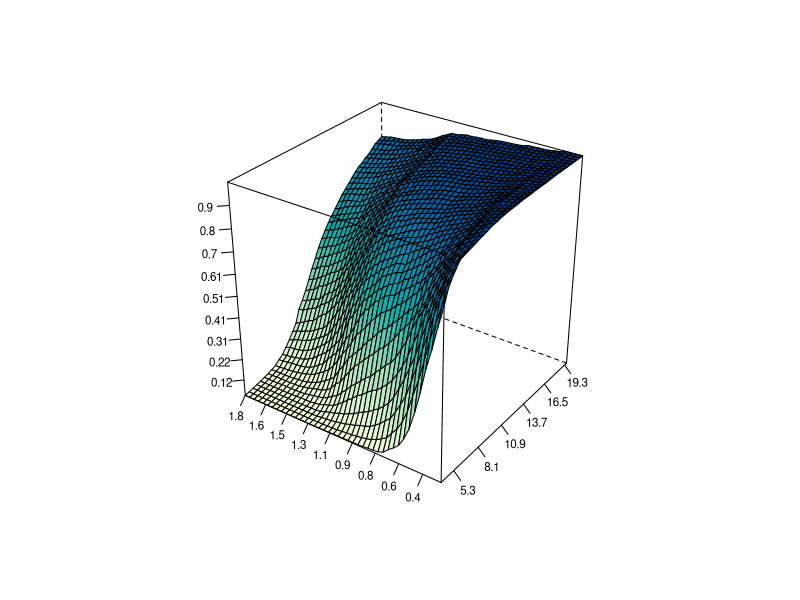

Reproduce this figure in R.
rm(list = ls(all = TRUE))
graphics.off()


########################## SUBROUTINES ##########################

BondCoupon = function(Z, C, D, T, r, lambda, parlambda, distr, params, Tmax, N) {
    # computes price of the coupon-bearing CAT bond for the given claim amount distribution and non-homogeneous Poisson process
    # governing the flow of losses ---------------------------------------------------------------------------- y =
    # BondCoupon(Z,C,D,T,r,lambda,parlambda,distr,params,Tmax,N)
    # ---------------------------------------------------------------------------- Input: Parameter: Z Definition: scalar,
    # payment at maturity Parameter: C Definition: scalar, coupon payments (cease at the threshold time or Tmax) Parameter: D
    # Definition: n1 x 1 vector, threshold level Parameter: T Definition: n2 x 1 vector, time to expiry Parameter: r Definition:
    # scalar, continuously-compounded discount rate Parameter: lambda Definition: scalar, intensity function if lambda=0, a sine
    # function if lambda=1, a linear function if lambda=2, a sine square function Parameter: parlambda Definition: n x 1 vector,
    # parameters of the intensity function lambda (n=2 for lambda=1, n=3 otherwise) Parameter: distrib Definition: string, claim
    # size distribution Parameter: params Definition: n x 1 vector, parameters of the claim size distribution n = 1
    # (exponential) n = 2 (gamma, lognormal, Pareto, Weibull) n = 3 (Burr, mixofexps) Parameter: Tmax Definition: scalar, time
    # horizon Parameter: N Definition: scalar, number of trajectories
    # ---------------------------------------------------------------------------- Output: Parameter: y Definition: m x 3
    # matrix, the first column are times to bond's expiration, the second threshold levels and the third corresponding prices of
    # the bond ----------------------------------------------------------------------------
    
    if (lambda != 0 && lambda != 1 && lambda != 2) {
        stop("BondCoupon: Lambda must be either 0,1 or 2.")
    }
    if (length(Z) != 1) {
        stop("BondCoupon: payment at maturity Z needs to be a scalar")
    }
    if (length(C) != 1) {
        stop("BondCoupon: coupon payments C needs to be a scalar")
    }
    if (length(r) != 1) {
        stop("BondCoupon: discount rate needs to be a scalar")
    }
    if (length(D) == 1) {
        stop("BondCoupon: threshold level D needs to be a vector ")
    }
    if (length(T) == 1) {
        stop("BondCoupon: time to expiry T needs to be a vector ")
    }
    x = simNHPPALP(lambda, parlambda, distr, params, Tmax, N)
    Tl = length(T)
    Dl = length(D)
    y = matrix(0, Tl * Dl, 3)
    i = 1  #loop (times to maturity)
    j = 1  #loop (treshold levels)
    k = 1  #loop (trajectories)
    wyn = 0
    wyn2 = 0
    while (i <= Tl) {
        while (j <= Dl) {
            while (k <= N) {
                traj = cbind(x[, k, 1], x[, k, 2])
                if (traj[length(traj[which(traj[, 1] <= T[i]), 1]), 2] <= D[j]) {
                  wyn = wyn + (1 - exp(-r * T[i]))/r
                  wyn2 = wyn2 + 1
                } else {
                  wyn = wyn + (1 - exp(-r * traj[length(traj[which(traj[, 2] <= D[j])]), 1]))/r
                }
                k = k + 1
            }
            y[(i - 1) * Dl + j, 1] = T[i]
            y[(i - 1) * Dl + j, 2] = D[j]
            y[(i - 1) * Dl + j, 3] = C * wyn/N + Z * exp(-r * T[i]) * wyn2/N
            wyn = 0
            wyn2 = 0
            k = 1
            j = j + 1
        }
        j = 1
        i = i + 1
    }
    return(y)
}



Burrrnd = function(alpha, lambda, tau, n, m) {
    # BURRRND Random arrays from Burr distribution.  --------------------------------------------------------------------- R =
    # BURRRND(ALPHA,LAMBDA,TAU,N,M) returns an M-by-N array of random numbers chosen from the Burr distribution with parameters
    # ALPHA, LAMBDA, TAU.  --------------------------------------------------------------------- The default values for the
    # parameters ALPHA, LAMBDA, TAU, M, N are 1, 1, 2, 1, 1, respectively.  BURRRND uses the inversion method.
    # ---------------------------------------------------------------------
    
    
    if (missing(m)) {
        m = 1
    }
    if (missing(n)) {
        n = 1
    }
    if (missing(tau)) {
        tau = 2
    }
    if (missing(lambda)) {
        lambda = 1
    }
    if (missing(alpha)) {
        alpha = 1
    }
    u = matrix(0, n, m)
    for (i in 1:m) {
        u[, i] = (lambda * (runif(n, 0, 1)^(-1/alpha) - 1))^(1/tau)
    }
    y = u
    return(y)
}

mixexprnd = function(p, beta1, beta2, n, m) {
    # MIXEXPRND Random arrays from the mixed exponential distribution.
    # --------------------------------------------------------------------- Y = MIXEXPRND(P,BETA1,BETA2,N,M) returns an M-by-N
    # array of random numbers chosen from the mixed exponential distribution with parameters P, BETA1, BETA2.
    # --------------------------------------------------------------------- The default values for A, BETA1, BETA2, N, M are
    # 0.5, 1, 2, 1, 1, respectively.  MIXEXPRND uses the exponential number generator.
    # ---------------------------------------------------------------------
    
    if (missing(p)) {
        p = 0.5
    }
    if (missing(beta1)) {
        beta1 = 1
    }
    if (missing(beta2)) {
        beta2 = 2
    }
    y = rexp(n * m, rate = (1/beta2))
    aux = which(runif(n * m, 0, 1) <= p)
    
    if (!missing(aux)) {
        y[aux] = rexp(length(aux), 1/beta1)
    }
    
    y = matrix(y, n, m)
    return(y)
}

simHPP = function(lambda, T, N) {
    # SIMHPP Homogeneous Poisson process.  --------------------------------------------------------------------- Y =
    # SIMHPP(lambda,T,N) generates N trajectories of the homogeneous Poisson process with intensity LAMBDA. T is the time
    # horizon.  ---------------------------------------------------------------------
    
    if (lambda <= 0 || length(lambda) != 1) {
        stop("simHPP: Lambda must be a positive scalar.")
    }
    if (T <= 0 || length(T) != 1) {
        stop("simHPP: T must be a positive scalar.")
    }
    if (N <= 0 || length(N) != 1) {
        stop("simHPP: N must be a positive scalar.")
    }
    EN = rpois(N, lambda * T)
    ym = matrix(T, 2 * max(EN) + 2, N)
    tmp = array(0, c(2 * max(EN) + 2, N, 2))
    y = tmp
    y[, , 1] = ym
    y[, , 2] = matrix(1, 2 * max(EN) + 2, 1) %*% t(EN)
    
    i = 1
    while (i <= N) {
        if (EN[i] > 0) {
            ttmp = c(sort(T * runif(EN[i])))
            y[1:(2 * EN[i] + 1), i, 1] = c(0, ttmp[ceiling((1:(2 * EN[i]))/2)])
        } else {
            y[1, i, 1] = 0
        }
        y[1:(2 * EN[i] + 2), i, 2] = c(0, floor((1:(2 * EN[i]))/2), EN[i])
        i = i + 1
    }
    return(y)
}


simNHPP = function(lambda, parlambda, T, N) {
    
    # SIMNHPP Non-homogeneous Poisson process.  --------------------------------------------------------------------- Y =
    # SIMNHPP(lambda,parlambda,T,N) generates N trajectories of the non-homogeneous Poisson process with intensity specified by
    # LAMBDA (0 - sine function, 1 - linear function, 2 - sine square function) with paramters in PARLAMBDA. T is the time
    # horizon. The function usues thining method.  ---------------------------------------------------------------------
    
    # lambda: scalar, intensity function, sine function (lambda=0), linear function (lambda=1) or sine square function
    # (lambda=2) parlambda: n x 1 vector, parameters of the intensity function lambda (n=2 for lambda=1, n=3 otherwise) T:
    # scalar, time horizon N: scalar, number of trajectories
    a = parlambda[1]
    b = parlambda[2]
    if (lambda == 0) {
        d = parlambda[3]
        JM = simHPP(a + b, T, N)
    } else if (lambda == 1) {
        JM = simHPP(a + b * T, T, N)
    } else if (lambda == 2) {
        d = parlambda[3]
        JM = simHPP(a + b * T, T, N)
    }
    rjm = nrow(JM)
    yy = array(0, c(rjm, N, 2))
    yy[, , 1] = matrix(T, nrow = rjm, ncol = N)
    
    i = 1
    maxEN = 0
    while (i <= N) {
        pom = JM[, i, 1][JM[, i, 1] < T]
        pom = pom[2 * (1:(length(pom)/2))]
        R = runif(NROW(pom))
        if (lambda == 0) {
            lambdat = (a + b * sin(2 * pi * (pom + d)))/(a + b)
        } else {
            if (lambda == 1) {
                lambdat = (a + b * pom)/(a + b * T)
            } else {
                if (lambda == 2) {
                  lambdat = (a + b * sin(2 * pi * (pom + d))^2)/(a + b)
                }
            }
        }
        pom = pom[R < lambdat]
        EN = NROW(pom)
        maxEN = max(maxEN, EN)
        yy[1:(2 * EN + 1), i, 1] = c(0, rep(pom, each = 2))
        yy[2:(2 * EN), i, 2] = c(floor((1:(2 * EN - 1))/2))
        yy[(2 * EN + 1):rjm, i, 2] = matrix(EN, nrow = rjm - 2 * EN, ncol = 1)
        i = i + 1
    }
    yy = yy[1:(2 * maxEN + 2), , ]
    return(yy)
}

Paretornd = function(alpha, lambda, n, m) {
    # PARETORND Random arrays from Pareto distribution.  --------------------------------------------------------------------- Y
    # = PARETORND(ALPHA,LAMBDA,N,M) returns an M-by-N array of random numbers chosen from the Pareto distribution with
    # parameters ALPHA, LAMBDA.  The default values for ALPHA, LAMBDA, N, M 1, 1, 1, 1, respectively.  PARETORND uses the
    # inversion method.  ---------------------------------------------------------------------
    
    if (missing(m)) {
        m = 1
    }
    if (missing(n)) {
        n = 1
    }
    if (missing(lambda)) {
        lambda = 1
    }
    if (missing(alpha)) {
        alpha = 1
    }
    u = matrix(0, n, m)
    for (i in 1:m) {
        u[, i] = lambda * (runif(n, 0, 1)^(-1/alpha) - 1)
    }
    y = u
    return(y)
}

simNHPPALP = function(lambda, parlambda, distrib, params, T, N) {
    # generates aggregate loss process driven by the non-homogeneous Poisson process.
    # --------------------------------------------------------------------- y = simNHPPALP(lambda,parlambda,distrib,params,T,N)
    # --------------------------------------------------------------------- Output: Parameter: y Definition: 2*max+2 x N x 2
    # array, generated process - max is the maximum number of jumps for all generated trajectories
    # --------------------------------------------------------------------- Input: Parameter: lambda Definition: scalar,
    # intensity function, sine function (lambda=0), linear function (lambda=1) or sine square function (lambda=2) Parameter:
    # parlambda Definition: n x 1 vector, parameters of the intensity function lambda (n=2 for lambda=1, n=3 otherwise)
    # Parameter: distrib Definition: string, claim size distribution Parameter: params Definition: n x 1 vector, parameters of
    # the claim size distribution n = 1 (exponential) n = 2 (gamma, lognormal, Pareto, Weibull) n = 3 (Burr, mixofexps)
    # Parameter: T Definition: scalar, time horizon Parameter: N Definition: scalar, number of trajectories
    # ---------------------------------------------------------------------
    
    if (lambda != 0 && lambda != 1 && lambda != 2) {
        stop("simNHPPALP: Lambda must be either 0,1 or 2.")
    }
    if (T <= 0 || (length(T)) != 1) {
        stop("simNHPPALP: T must be a positive scalar.")
    }
    if (N <= 0 || (length(N)) != 1) {
        stop("simNHPPALP: N must be a positive scalar.")
    }
    if (length(parlambda) != 3 && (lambda) != 1) {
        stop("simNHPPALP: for lambda 0 or 2, parlambda must be a 3 x 1 vector.")
    }
    if (length(parlambda) != 2 && (lambda) == 1) {
        stop("simNHPPALP: for lambda 1, parlambda must be a 2 x 1 vector.")
    }
    if ((distrib == "Burr" || distrib == "mixofexps") && (length(params)) != 3) {
        stop("simNHPPALP: for Burr and mixofexps distributions, params must be a 3 x 1 vector.")
    }
    if ((distrib == "gamma" || distrib == "lognormal" || distrib == "Pareto" || distrib == "Weibull") && (length(params)) != 
        2) {
        stop("simNHPPALP: for gamma, lognormal, Pareto and Weibull distributions, params must be a 2 x 1 vector.")
    }
    if (distrib == "exponential" && (length(params)) != 1) {
        stop("simNHPPALP: for exponential distribution, params must be a scalar.")
    }
    if (distrib != "exponential" && distrib != "gamma" && distrib != "mixofexps" && distrib != "Weibull" && distrib != "lognormal" && 
        distrib != "Pareto" && distrib != "Burr") {
        stop("simNHPPALP: distribs should be: exponential, gamma, mixofexps, Weibull, lognormal, Pareto or Burr")
    }
    poisproc = simNHPP(lambda, parlambda, T, N)
    rpp = dim(poisproc)[1]
    cpp = dim(poisproc)[2]
    losses = matrix(0, rpp, cpp)
    
    if (distrib == "Burr") {
        i = 1
        while (i <= N) {
            if (N == 1) {
                aux = min(as.matrix(which(poisproc[, 1] == T)))  #[1:i,])
            } else {
                aux = min(as.matrix(which(poisproc[, i, 1] == T)))  #[1:i,])
            }
            if (aux > 2) {
                laux = cumsum(Burrrnd(params[1], params[2], params[3], aux/2 - 1, 1))
                losses[3:aux, i] = laux[ceiling((1:(aux - 2))/2)]
                if (aux < rpp) {
                  losses[(aux + 1):rpp, i] = matrix(laux[length(laux)], rpp - aux, 1)
                }
            } else {
                losses[, i] = rep(0, rpp)
            }
            i = i + 1
        }
    } else if (distrib == "exponential") {
        i = 1
        while (i <= N) {
            if (N == 1) {
                aux = min(as.matrix(which(poisproc[, 1] == T)))  #[1:i,])
            } else {
                aux = min(as.matrix(which(poisproc[, i, 1] == T)))  #[1:i,])
            }
            if (aux > 2) {
                laux = cumsum(rexp(aux/2 - 1, rate = 1/params[1]))
                losses[3:aux, i] = laux[ceiling((1:aux - 2)/2)]
                if (aux < rpp) {
                  losses[(aux + 1):rpp, i] = matrix(laux[length(laux)], rpp - aux, 1)
                }
            } else {
                losses[, i] = rep(0, rpp)
            }
            i = i + 1
        }
    } else if (distrib == "gamma") {
        i = 1
        while (i <= N) {
            if (N == 1) {
                aux = min(as.matrix(which(poisproc[, 1] == T)))  #[1:i,])
            } else {
                aux = min(as.matrix(which(poisproc[, i, 1] == T)))  #[1:i,])
            }
            if (aux > 2) {
                laux = cumsum(rgamma(aux/2 - 1, shape = params[1], rate = params[2], scale = (1/params[2])))
                losses[3:aux, i] = laux[ceiling((1:aux - 2)/2)]
                if (aux < rpp) {
                  losses[(aux + 1):rpp, i] = matrix(laux[length(laux)], rpp - aux, 1)
                }
            } else {
                losses[, i] = rep(0, rpp)
            }
            i = i + 1
        }
    } else if (distrib == "lognormal") {
        i = 1
        while (i <= N) {
            if (N == 1) {
                aux = min(as.matrix(which(poisproc[, 1] == T)))  #[1:i,])
            } else {
                aux = min(as.matrix(which(poisproc[, i, 1] == T)))  #[1:i,])
            }
            if (aux > 2) {
                laux = cumsum(rlnorm(aux/2 - 1, meanlog = params[1], sdlog = params[2]))
                losses[3:aux, i] = laux[ceiling((1:(aux - 2))/2)]
                if (aux < rpp) {
                  losses[(aux + 1):rpp, i] = matrix(laux[length(laux)], rpp - aux, 1)
                }
            } else {
                losses[, i] = rep(0, rpp)
            }
            i = i + 1
        }
    } else if (distrib == "mixofexps") {
        i = 1
        while (i <= N) {
            if (N == 1) {
                aux = min(as.matrix(which(poisproc[, 1] == T)))  #[1:i,])
            } else {
                aux = min(as.matrix(which(poisproc[, i, 1] == T)))  #[1:i,])
            }
            if (aux > 2) {
                laux = cumsum(mixexprnd(params[3], params[1], params[2], aux/2 - 1, 1))
                losses[3:aux, i] = laux[ceiling((1:(aux - 2))/2)]
                if (aux < rpp) {
                  losses[(aux + 1):rpp, i] = matrix(laux[length(laux)], rpp - aux, 1)
                }
            } else {
                losses[, i] = rep(0, rpp)
            }
            i = i + 1
        }
    } else if (distrib == "Pareto") {
        i = 1
        while (i <= N) {
            if (N == 1) {
                aux = min(as.matrix(which(poisproc[, 1] == T)))  #[1:i,])
            } else {
                aux = min(as.matrix(which(poisproc[, i, 1] == T)))  #[1:i,])
            }
            if (aux > 2) {
                laux = cumsum(Paretornd(params[1], params[2], aux/2 - 1, 1))
                losses[3:aux, i] = laux[ceiling((1:(aux - 2))/2)]
                if (aux < rpp) {
                  losses[(aux + 1):rpp, i] = matrix(laux[length(laux)], rpp - aux, 1)
                }
            } else {
                losses[, i] = rep(0, rpp)
            }
            i = i + 1
        }
    } else if (distrib == "Weibull") {
        i = 1
        while (i <= N) {
            if (N == 1) {
                aux = min(as.matrix(which(poisproc[, 1] == T)))  #[1:i,])
            } else {
                aux = min(as.matrix(which(poisproc[, i, 1] == T)))  #[1:i,])
            }
            if (aux > 2) {
                laux = cumsum(rweibull(aux/2 - 1, scale = params[1]^(-1/params[2]), shape = params[2]))
                losses[3:aux, i] = laux[ceiling((1:(aux - 2))/2)]
                if (aux < rpp) {
                  losses[(aux + 1):rpp, i] = matrix(laux[length(laux)], rpp - aux, 1)
                }
            } else {
                losses[, i] = rep(0, rpp)
            }
            i = i + 1
        }
    }
    if (N == 1) {
        y = array(0, dim(poisproc))
        y[, 1] = poisproc[, 1]
        y[, 2] = losses[, 1]
    } else {
        y = array(0, dim(poisproc))
        y[, , 1] = poisproc[, , 1]
        y[, , 2] = losses
    }
    return(y)
}

########################## MAIN PROGRAM ##########################

# parlambda=34.2#HPP
parlambda = c(35.32, 2.32 * 2 * pi, -0.2)  #NHPP1
# parlambda = c(35.22,0.224,-0.16)#NHPP2
distr = "Burr"  #'lognormal'
# params = c(18.3806,1.1052) #lognormal
params = c(0.4801, 3.9495 * 1e+16, 2.1524)  #Burr

data = read.table("ncl.dat")
A = mean(data[, 3]) * (34.2/4)

Z = 1
C = 0.06

na = 41  # default 41
D = seq(A, length = na, by = (12 * A - A)/(na - 1))
B = 0.25
nb = 41  # default 41
T = seq(B, length = nb, by = (8 * B - B)/(nb - 1))
Tmax = max(T)
lambda = 0

N = 1000  # default 1000
r = log(1.025)
d1 = BondCoupon(Z, C, D, T, r, lambda, parlambda, distr, params, Tmax, N)
y = d1[, 1]
x = d1[, 2]/1e+09
z = d1[, 3]
data = data.frame(cbind(x, y, z))

require(lattice)

par.set = list(axis.line = list(col = "transparent"), clip = list(panel = "off"))
wireframe(z ~ x + y, data = data, screen = list(z = 55, x = -60), drape = TRUE, colorkey = F, ticktype = "detailed", scales = list(arrows = FALSE, 
    col = "black", distance = 1, tick.number = 8, cex = 0.7, x = list(labels = round(seq(min(x), max(x), length = 11), 1)), 
    y = list(labels = round(seq(min(y), max(y), length = 11), 1)), z = list(labels = round(seq(min(z), max(z), length = 11), 
        2))), xlab = list("", rot = 30, cex = 1.2), ylab = list("", rot = -40, cex = 1.2), zlab = list("", rot = 95, cex = 1.1), 
    par.settings = par.set) 
